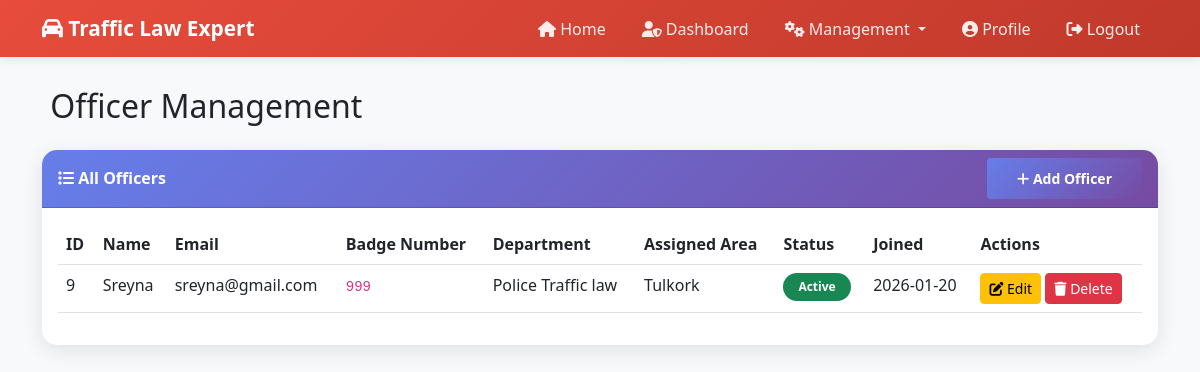
The app's page /admin/officers (signed in) with its own data.
### tables this page shows
CREATE TABLE officers (
            id INTEGER PRIMARY KEY AUTOINCREMENT,
            user_id INTEGER UNIQUE,
            badge_number TEXT UNIQUE,
            department TEXT,
            assigned_area TEXT,
            created_at TIMESTAMP DEFAULT CURRENT_TIMESTAMP,
            FOREIGN KEY (user_id) REFERENCES users(id)
        );

CREATE TABLE users (
            id INTEGER PRIMARY KEY AUTOINCREMENT,
            username TEXT UNIQUE NOT NULL,
            email TEXT UNIQUE,
            password TEXT NOT NULL,
            role TEXT DEFAULT 'user',
            first_name TEXT,
            last_name TEXT,
            phone TEXT,
            is_active INTEGER DEFAULT 1,
            created_at TIMESTAMP DEFAULT CURRENT_TIMESTAMP,
            updated_at TIMESTAMP DEFAULT CURRENT_TIMESTAMP
        );

### routes/admin.py (the view)
@admin_bp.route('/officers')
@role_required('admin')
def manage_officers():
    conn = get_db()
    cursor = conn.cursor()
    cursor.execute('''
        SELECT
            u.id,
            u.username,
            u.email,
            u.first_name,
            u.last_name,
            u.role,
            u.is_active,
            u.created_at,
            o.badge_number,
            o.department,
            o.assigned_area,
            o.created_at as officer_since
        FROM users u
        LEFT JOIN officers o ON u.id = o.user_id
        WHERE u.role = "officer"
        ORDER BY u.created_at DESC
    ''')
    officers = cursor.fetchall()
    conn.close()
    return render_template('admin/officers.html', officers=officers)

### utils/db.py (called while the page is built)
def get_db():
    conn = sqlite3.connect(Config.DATABASE)
    conn.row_factory = sqlite3.Row
    return conn

### templates/admin/officers.html (shortened to what this page needs)
{% extends "base.html" %}
{% block content %}
<h2 class="mb-4">
     Officer Management
</h2>
<div class="card">
    <div class="card-header d-flex justify-content-between align-items-center">
        <span><i class="fas fa-list"></i> All Officers</span>
        <button class="btn btn-sm btn-primary" data-bs-toggle="modal" data-bs-target="#addOfficerModal">
            <i class="fas fa-plus"></i> Add Officer
        </button>
    </div>
    <div class="card-body">
        <div class="table-responsive">
            <table class="table table-hover">
                <thead>
                    <tr>
                        <th>ID</th>
                        <th>Name</th>
                        <th>Email</th>
                        <th>Badge Number</th>
                        <th>Department</th>
                        <th>Assigned Area</th>
                        <th>Status</th>
                        <th>Joined</th>
                        <th>Actions</th>
                    </tr>
                </thead>
                <tbody>
                    {% if officers %}
                    {% for officer in officers %}
                    <tr>
                        <td>{{ officer['id'] }}</td>
                        <td>
                            {% if officer['first_name'] or officer['last_name'] %}
                            {{ officer['first_name'] or '' }} {{ officer['last_name'] or '' }}
                            {% else %}
                            {{ officer['username'] }}
                            {% endif %}
                        </td>
                        <td>{{ officer['email'] }}</td>
                        <td><code>{{ officer['badge_number'] or '-' }}</code></td>
                        <td>{{ officer['department'] or '-' }}</td>
                        <td>{{ officer['assigned_area'] or '-' }}</td>
                        <td>
                            <span class="badge bg-{{ 'success' if officer['is_active'] == 1 else 'danger' }}">
                                {{ 'Active' if officer['is_active'] == 1 else 'Inactive' }}
                            </span>
                        </td>
                        <td>{{ officer['created_at'][:10] }}</td>
                        <td>
                            <button class="btn btn-sm btn-warning" data-bs-toggle="modal"
                                data-bs-target="#editOfficerModal{{ officer['id'] }}">
                                <i class="fas fa-edit"></i> Edit
                            </button>
                            <button class="btn btn-sm btn-danger" onclick="confirmDelete({{ officer['id'] }})">
                                <i class="fas fa-trash"></i> Delete
                            </button>
                        </td>
                    </tr>
                    {% endfor %}
                    {% else %}
                    <tr>
                        <td colspan="9" class="text-center text-muted py-4">No officers found</td>
                    </tr>
                    {% endif %}
                </tbody>
            </table>
        </div>
    </div>
</div>
{% endblock %}

### templates/base.html (style rules this page uses)
:root { --primary-color: #667eea; --secondary-color: #764ba2; --success-color: #28a745; --danger-color: #dc3545; --warning-color: #ffc107; --light-bg: #f8f9fa; }
body { font-family: 'Segoe UI', Tahoma, Geneva, Verdana, sans-serif; background-color: var(--light-bg); }
.card { border: none; border-radius: 15px; box-shadow: 0 5px 20px rgba(0, 0, 0, 0.1); margin-bottom: 20px; }
.card-header { background: linear-gradient(135deg, var(--primary-color) 0%, var(--secondary-color) 100%); color: white; border-radius: 15px 15px 0 0 !important; font-weight: 600; }
.btn-primary { background: linear-gradient(135deg, var(--primary-color) 0%, var(--secondary-color) 100%); border: none; font-weight: 600; padding: 10px 30px; transition: all 0.3s; }
.badge { font-weight: 600; padding: 8px 15px; border-radius: 20px; }

### records on screen
officers: id "9", username "Sreyna", email "sreyna@gmail.com", badge_number "999", department "Police Traffic law", assigned_area "Tulkork", created_at "2026-01-20"
users: is_active "Active"
